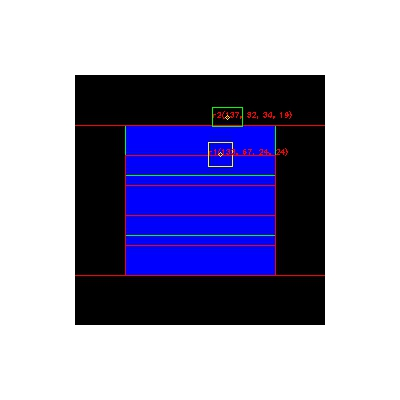
#> input picture src/hyp.verification.tools/py/test/embedded.test copy.jpg.jpg, 400 x 400 px; its folder holds 4 pictures in this run
$ python batch_embed.py
#> lines starting #> are read from the running program, lines starting #| are printed output that depends on the picture
from PIL import Image
import glob

# [7 lines of commented-out code are left out]


files=glob.glob("*.jpg")
for file in files:
	f=open(file)
	filename=f.name
	image = Image.open(file)
#> image is the input picture: PIL image 400x400 RGB; mean R, G, B 158.5, 156.8, 188.5
	img_w, img_h = image.size
#> img_w = 400; img_h = 400
	background=Image.new('RGBA',(200, 200),(255, 255, 255, 255))
#> background: PIL image 200x200 RGBA; every value is 255
	bg_w, bg_h=background.size
#> bg_w = 200; bg_h = 200
	offset = ((bg_w - img_w) / 2, (bg_h - img_h) / 2)
#> offset = (-100, -100)
	background.paste(image, offset)
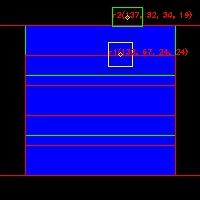
#> background: PIL image 200x200 RGBA; mean R, G, B, A 11.9, 5.6, 132.1, 255
#> pass 3 of the loop `for file in files:`:
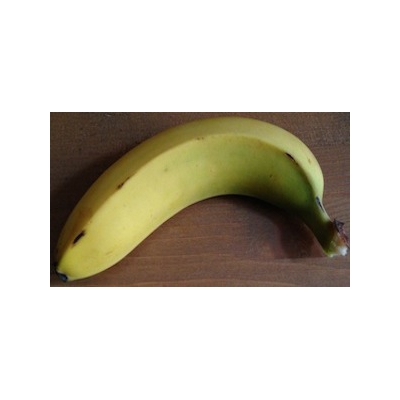
#> input picture src/hyp.verification.tools/py/test/embedded.test1.jpg.jpg, 400 x 400 px
#> image is the input picture: PIL image 400x400 RGB; mean R, G, B 206.8, 201.9, 190
#> `background.paste(image, offset)`:
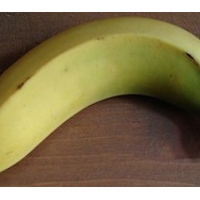
#> background: PIL image 200x200 RGBA; mean R, G, B, A 136.3, 122.7, 85.5, 255
#> the loop made 4 passes; the first 3 are shown
	background.save('embedded.'+filename + '.jpg', 'JPEG', quality=100)
	f.close()
